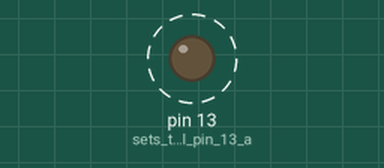
Recording of a sketch running on a simulated Arduino Uno, built with avr-gcc and run on an emulated ATmega328P. On the bench: output pins drawn as LEDs (lit = HIGH). Dashed ring = blinking.

Above: at 0.07 s.
Timing chart, 0 to 3.0 s (numbered marks = the images above):
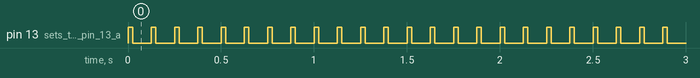

The sketch:

ece1895_HelloWorld.ino
```cpp
// Kaizen Edwin C. Rodriguez    Branch Edit

void setup()
{
  pinMode(13, OUTPUT);    // sets the digital pin 13 as output
}

void loop()
{
  digitalWrite(13, 1);    // sets the digital pin 13 on
  delay(25);             // waits for a half second
  digitalWrite(13, 0);    // sets the digital pin 13 off
  delay(100);             // waits for 2 seconds

  // including comment that has my name: Jordan
  //Amy
}
```

Measured:
- by itself, pin 13 (sets_the_digital_pin_13_a): alternates HIGH for 0.03 s and LOW for 0.10 s
